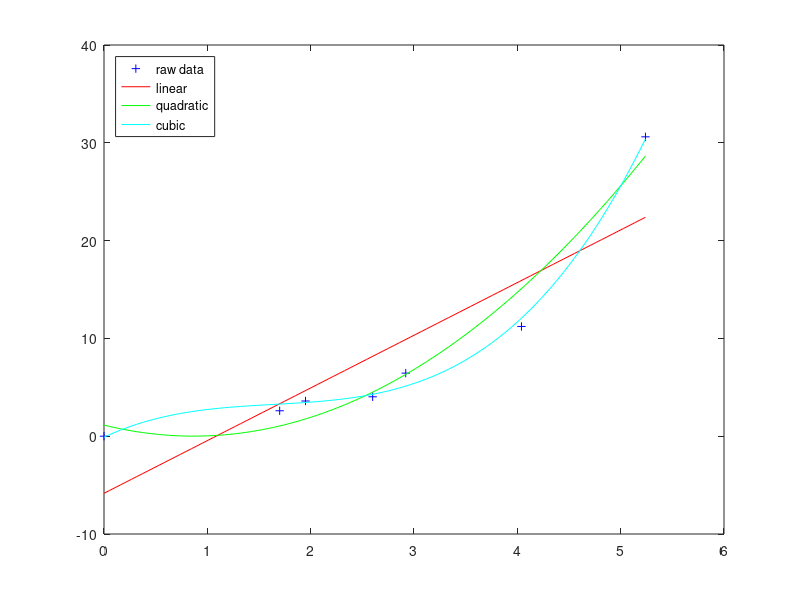

The MATLAB source for this figure:
% 15.3	Determining how much water will flow through a culvert is not as
% easy as it might seem at first. The channel could have a non-uniform
% shape, obstructions might influence the flow, friction is important, and
% so forth. A numerical approach allows us to fold all of those concerns
% into a model of how the water actually behaves.
clear
clc
close all

% Consider the following data collected from an actual culvert:
%        	Height, ft			Flow, ft3/sec
vals = [    0				 0
            1.7				 2.6
            1.95			 3.6
            2.60			 4.03
            2.92			 6.45
            4.04			11.22
            5.24            30.61 ]
ht = vals(:,1)'
flow = vals(:,2)'
% Compute a best-fit linear, quadratic, and cubic fit for the data, and
% plot the information on the same graph. Which model best represents the
% data? (Linear is first order, quadratic is second order, and cubic is
% third order.)
clr = 'rgc';
ph = linspace(ht(1), ht(end));
plot(ht, flow, 'b+');
hold on
for fit = 1:3
    coeff = polyfit(ht, flow, fit);
    plot(ph, polyval(coeff, ph), clr(fit))
end
legend({'raw data','linear','quadratic','cubic'},'Location','NorthWest')
    
disp('cubic data fits best')
